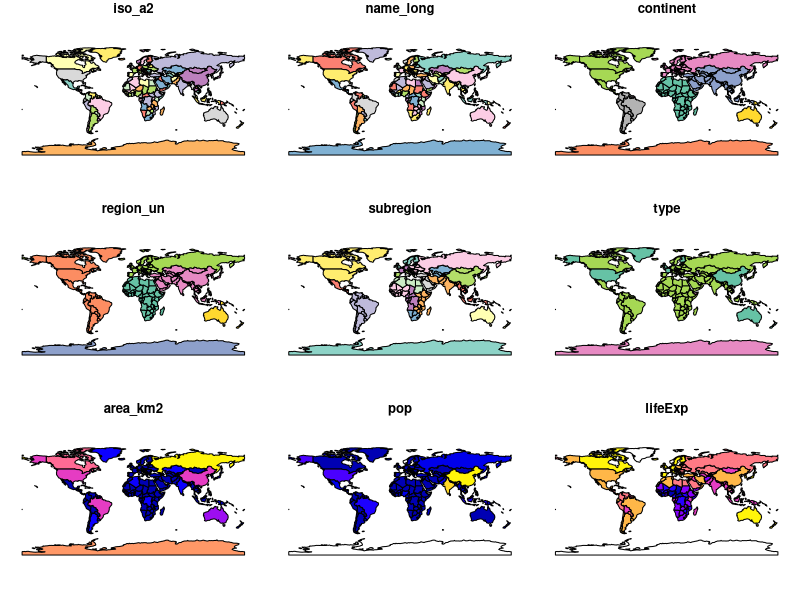
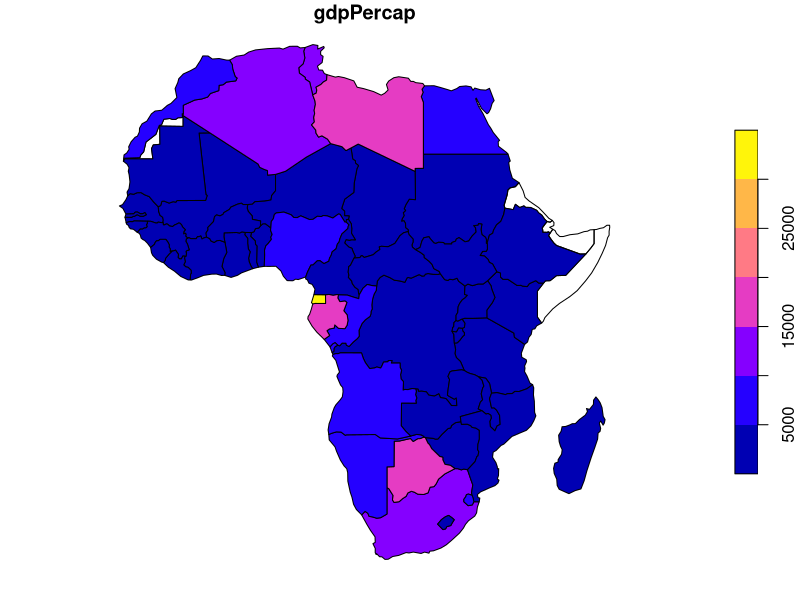
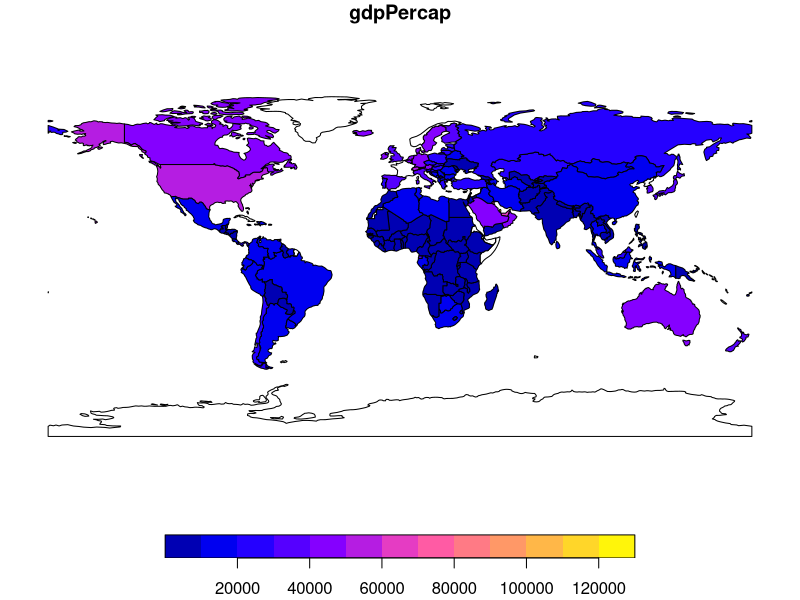

These charts were generated, in order, by the following R code: (Note: this script raises an error after producing the figures.)
library(tidyverse)
library(dplyr)
install.packages("modelsummary")
install.packages("marginaleffects")
library(ggplot2)
library(broom)
install.packages("sf")
install.packages("spData")
library(spData)
data(world)

df = world
view(world)

#------------------------------------------------------------------------------
                                          #1
#------------------------------------------------------------------------------
class(world)
names(world)
nrow(world)

#Geography column depicts the polygons and the locations of each unit. In this
  #case, the geography column consists of multipolygons for the locations of 
  #each country.

sf::st_crs(world)

#4326 is the EPSG code, meaning they use lat/long corrdinates
#WGS84 is the "World Geodetic System 1984"

sf::st_geometry_type(world)
unique(sf::st_geometry_type(world))

#Multipolygons are units that have multiple polygons that are not attahced to
  #each other. For example, the United States with Alaska, Puerto Rico, Hawaii,
  #etc. and Spain with the Canary Islands and other islands.

plot(world)
pdf("world_gdp_base.pdf")
plot(world["gdpPercap"])
dev.off()

#Africa seems to be the poorest and North America, Europe and Australia seem to
  #be among the richest

#------------------------------------------------------------------------------
                                        #2
#------------------------------------------------------------------------------

africa = filter(world, continent == "Africa")
nrow(africa)
plot(africa["gdpPercap"])
plot(gdp_by_continent)

world = world %>%
  mutate(pop_millions = pop / 1e6)

gdp_by_continent = world %>%
  group_by(continent) %>%
  summarize(mean_gdpPercap = mean(gdpPercap, na.rm = TRUE))

print(gdp_by_continent)
print(sf::st_drop_geometry(gdp_by_continent))

africa_sorted = africa %>%
  arrange(desc(gdpPercap)) %>%
  select(name_long, gdpPercap)

print(head(sf::st_drop_geometry(africa_sorted), 5))

#Equatorial Guinea, Gabon, Libya, Botswana and Algeria

#------------------------------------------------------------------------------
                                      #3
#------------------------------------------------------------------------------

crs <- "+proj=laea +lat_0=0 +lon_0=0 +x_0=0 +y_0=0 +datum=WGS84 +units=m +no_defs"

ggplot(world) + 
  geom_sf(fill = "red", color = "white", linewidth = 0.3) +
  coord_map() +
  coord_sf(crs = crs)

centroids = sf::st_centroid(world)

ggplot()+
  geom_sf(data = world) +
  geom_sf(data = centroids, color = "red")

plot1 <- ggplot(world) +
  geom_sf(aes(fill = gdpPercap)) +
  scale_fill_viridis_c(option = "plasma", na.value = "grey80",
                       name = "GDP per capita") +
  theme_void() +
  labs(title = "GDP per capita by country")
plot1

ggsave("world_gdp.pdf", plot1, width = 10, height = 5)

plot2 <- ggplot(africa) +
  geom_sf(aes(fill = gdpPercap)) +
  scale_fill_viridis_c(option = "magma", na.value = "grey80",
                       name = "GDP per capita") +
  theme_void() +
  labs(title = "GDP per capita by country")
plot2
ggsave("africa_gdp.pdf", plot2, width = 10, height = 5)

#The middle of the African continent has a lower GDP, whereas the northern most
  #and southern most countries have higher GDP per capita

plot3 <- ggplot(africa) +
  geom_sf(aes(fill = gdpPercap), color = "white", linewidth = 0.3) +
  scale_fill_viridis_c(option = "magma", na.value = "grey80",
                       name = "GDP per capita") +
  theme_void() +
  labs(title = "GDP per capita by country")
plot3
ggsave("africa_gdp_borders.pdf", plot3, width = 10, height = 5)

#It helps define the country boundaries to differentiate between countries with
  #the same GDP per capita levels. Otherwise, they all kind of blend together.
